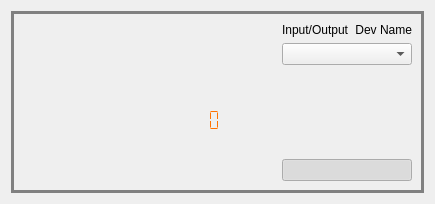
<?xml version="1.0" encoding="UTF-8"?>
<ui version="4.0">
 <class>ChannelControl</class>
 <widget class="QWidget" name="ChannelControl">
  <property name="geometry">
   <rect>
    <x>0</x>
    <y>0</y>
    <width>435</width>
    <height>204</height>
   </rect>
  </property>
  <property name="sizePolicy">
   <sizepolicy hsizetype="Expanding" vsizetype="Fixed">
    <horstretch>10</horstretch>
    <verstretch>10</verstretch>
   </sizepolicy>
  </property>
  <property name="windowTitle">
   <string>Form</string>
  </property>
  <property name="styleSheet">
   <string notr="true"/>
  </property>
  <layout class="QVBoxLayout" name="verticalLayout_3">
   <item>
    <widget class="QFrame" name="channelControlFrame">
     <property name="styleSheet">
      <string notr="true">QWidget#channelControlFrame{border: 3px solid grey;}</string>
     </property>
     <layout class="QHBoxLayout" name="channelControlLayout" stretch="1,1,1">
      <item>
       <widget class="adiscope::Sismograph" name="sismograph">
        <property name="sizePolicy">
         <sizepolicy hsizetype="Preferred" vsizetype="Preferred">
          <horstretch>0</horstretch>
          <verstretch>0</verstretch>
         </sizepolicy>
        </property>
        <property name="frameShape">
         <enum>QFrame::NoFrame</enum>
        </property>
       </widget>
      </item>
      <item>
       <layout class="QVBoxLayout" name="verticalLayout_2" stretch="2,0,1">
        <property name="sizeConstraint">
         <enum>QLayout::SetMaximumSize</enum>
        </property>
        <item>
         <spacer name="verticalSpacer">
          <property name="orientation">
           <enum>Qt::Vertical</enum>
          </property>
          <property name="sizeHint" stdset="0">
           <size>
            <width>20</width>
            <height>40</height>
           </size>
          </property>
         </spacer>
        </item>
        <item>
         <widget class="adiscope::LcdNumber" name="maxCh1">
          <property name="sizePolicy">
           <sizepolicy hsizetype="MinimumExpanding" vsizetype="Minimum">
            <horstretch>0</horstretch>
            <verstretch>0</verstretch>
           </sizepolicy>
          </property>
          <property name="minimumSize">
           <size>
            <width>0</width>
            <height>0</height>
           </size>
          </property>
          <property name="styleSheet">
           <string notr="true">QLCDNumber { color: #ff7200; }</string>
          </property>
          <property name="frameShape">
           <enum>QFrame::NoFrame</enum>
          </property>
          <property name="digitCount">
           <number>1</number>
          </property>
          <property name="segmentStyle">
           <enum>QLCDNumber::Flat</enum>
          </property>
         </widget>
        </item>
        <item>
         <widget class="adiscope::CustomScale" name="scaleChannel" native="true">
          <property name="sizePolicy">
           <sizepolicy hsizetype="Minimum" vsizetype="Minimum">
            <horstretch>150</horstretch>
            <verstretch>100</verstretch>
           </sizepolicy>
          </property>
          <property name="minimumSize">
           <size>
            <width>0</width>
            <height>0</height>
           </size>
          </property>
          <property name="font">
           <font>
            <pointsize>5</pointsize>
            <kerning>true</kerning>
           </font>
          </property>
          <property name="lowerBound" stdset="0">
           <double>-0.100000000000000</double>
          </property>
          <property name="upperBound" stdset="0">
           <double>0.100000000000000</double>
          </property>
          <property name="scaleMaxMajor" stdset="0">
           <number>5</number>
          </property>
          <property name="scaleMaxMinor" stdset="0">
           <number>5</number>
          </property>
          <property name="borderWidth" stdset="0">
           <number>0</number>
          </property>
         </widget>
        </item>
       </layout>
      </item>
      <item>
       <layout class="QVBoxLayout" name="verticalLayout">
        <property name="sizeConstraint">
         <enum>QLayout::SetMaximumSize</enum>
        </property>
        <item>
         <layout class="QHBoxLayout" name="horizontalLayout">
          <item>
           <widget class="QLabel" name="deviceType">
            <property name="text">
             <string>Input/Output</string>
            </property>
           </widget>
          </item>
          <item>
           <widget class="QLabel" name="deviceName">
            <property name="layoutDirection">
             <enum>Qt::RightToLeft</enum>
            </property>
            <property name="text">
             <string>Dev Name</string>
            </property>
            <property name="alignment">
             <set>Qt::AlignRight|Qt::AlignTrailing|Qt::AlignVCenter</set>
            </property>
           </widget>
          </item>
         </layout>
        </item>
        <item>
         <widget class="QComboBox" name="configModes">
          <property name="sizePolicy">
           <sizepolicy hsizetype="Minimum" vsizetype="Fixed">
            <horstretch>170</horstretch>
            <verstretch>0</verstretch>
           </sizepolicy>
          </property>
         </widget>
        </item>
        <item>
         <spacer name="verticalSpacer_2">
          <property name="orientation">
           <enum>Qt::Vertical</enum>
          </property>
          <property name="sizeHint" stdset="0">
           <size>
            <width>20</width>
            <height>40</height>
           </size>
          </property>
         </spacer>
        </item>
        <item>
         <widget class="adiscope::CustomSwitch" name="histogramCh1">
          <property name="sizePolicy">
           <sizepolicy hsizetype="Minimum" vsizetype="Fixed">
            <horstretch>170</horstretch>
            <verstretch>0</verstretch>
           </sizepolicy>
          </property>
          <property name="checkable">
           <bool>true</bool>
          </property>
          <property name="checked">
           <bool>true</bool>
          </property>
         </widget>
        </item>
       </layout>
      </item>
     </layout>
    </widget>
   </item>
  </layout>
 </widget>
 <customwidgets>
  <customwidget>
   <class>adiscope::CustomSwitch</class>
   <extends>QPushButton</extends>
   <header>gui/customSwitch.hpp</header>
  </customwidget>
  <customwidget>
   <class>QwtThermo</class>
   <extends>QWidget</extends>
   <header>qwt_thermo.h</header>
  </customwidget>
  <customwidget>
   <class>adiscope::LcdNumber</class>
   <extends>QLCDNumber</extends>
   <header>lcdNumber.hpp</header>
  </customwidget>
  <customwidget>
   <class>adiscope::Sismograph</class>
   <extends>QFrame</extends>
   <header>sismograph.hpp</header>
   <container>1</container>
  </customwidget>
  <customwidget>
   <class>adiscope::CustomScale</class>
   <extends>QwtThermo</extends>
   <header>customScale.hpp</header>
  </customwidget>
 </customwidgets>
 <resources/>
 <connections/>
</ui>
